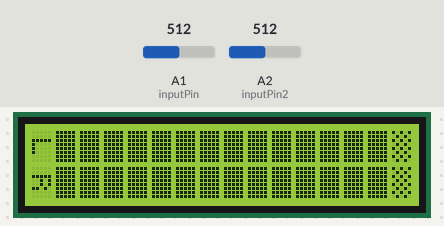
The sketch below on a simulated Arduino Uno, built with avr-gcc and run on an emulated ATmega328P. Shown: 16×2 character LCD. The test bench sets the inputs (shaded band); at power-on: A1 (inputPin) = 512, A2 (inputPin2) = 512. What the sketch prints to the serial monitor is not drawn.

Above: at 8.7 s.
8.8 s: A1 (inputPin) set to 45
10.3 s: A1 (inputPin) set to 41
At 10.9 s:
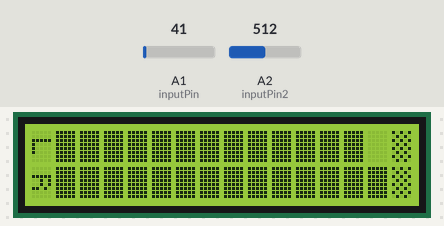
11.9 s: A2 (inputPin2) set to 44
13.4 s: A2 (inputPin2) set to 41
At 14.6 s:
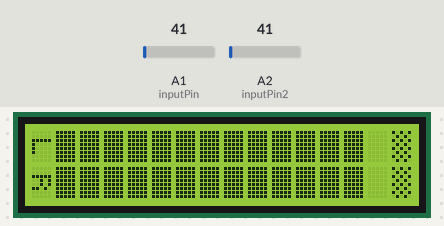
15.1 s: A1 (inputPin) set to 6
At 15.7 s:
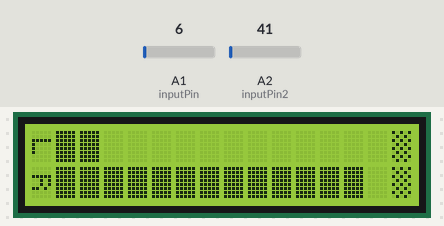
16.9 s: A2 (inputPin2) set to 6
At 18.0 s:
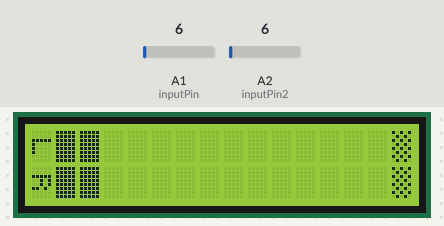

The sketch:

vu_meter_1.ino
```cpp
//VU METER
//AUDIO INPUT AT A2 AND A4 ARDUINO UNO BOARD

#include <Wire.h>
#include <LiquidCrystal_I2C.h>
LiquidCrystal_I2C lcd(0x27, 16, 2);

//SPECIAL CHARACTERS
byte p3[8] = {
        B10000,
        B10000,
        B10000,
        B10000,
        B10000,
        B10000,
        B10000,
        B10000
};

byte p4[8] = {
        B11000,
        B11000,
        B11000,
        B11000,
        B11000,
        B11000,
        B11000,
        B11000
};

byte p5[8] = {
        B11100,
        B11100,
        B11100,
        B11100,
        B11100,
        B11100,
        B11100,
        B11100
};

byte p6[8] = {
        B11110,
        B11110,
        B11110,
        B11110,
        B11110,
        B11110,
        B11110,
        B11110
};

byte p7[8] = {
        B11111,
        B11111,
        B11111,
        B11111,
        B11111,
        B11111,
        B11111,
        B11111
};

byte L[8] = {
        B00000,
        B00000,
        B11111,
        B10000,
        B10000,
        B10000,
        B00000,
        B00000
};

byte R[8] = {
        B00000,
        B00000,
        B11111,
        B00101,
        B00101,
        B11010,
        B00000,
        B00000
};

byte K[8] = {
	B10101,
	B01010,
        B10101,
	B01010,
	B10101,
	B01010,
	B10101,
	B01010
};

byte LEEG[8] = {
        B00000,
        B00000,
        B00000,
        B00000,
        B00000,
        B00000,
        B00000,
        B00000
};

int leftChannel = 0;   // left channel input
int rightChannel = 0;  // right channel input

int left,left2,right,right2;  //variables
const int numReadings = 3;    //5 readings for data

int readings[numReadings];      //
int index = 0;                  // index of the instantaneous reading
int total= 0;                   //total set at zero
int maxi=0;
int index2 = 0;                 // index of the current reading (2)
int total2= 0;                  // highest number in the readings
int maxi2=0;
int inputPin = A1;              //INPUT LEFT
int inputPin2 = A2;             //INPUT RIGHT
int volL=0;
int volR=0;
int carL=0;
int carR=0;
int vul;
int vul2;
int laad;

void setup() {

   Serial.begin(9600);
   lcd.begin(); //size of the LCD
   for (int thisReading = 0; thisReading < numReadings; thisReading++)
   readings[thisReading] = 0;

   lcd.createChar(1, p3);
   lcd.createChar(2, p4);
   lcd.createChar(3, p5);
   lcd.createChar(4, p6);
   lcd.createChar(5, p7);
   lcd.createChar(6, L);
   lcd.createChar(7, R);
   lcd.createChar(8, K);
   lcd.createChar(9, LEEG);


    for(vul=0;vul<80;vul++)
    {
      for(laad=0;laad<vul/5;laad++)
      {
        lcd.setCursor(laad, 1);
        lcd.write(5);
      }
     if(laad<1)
       {
       lcd.setCursor(0, 1);
        lcd.write(5);
       }

     lcd.setCursor(laad+1, 1);
     lcd.write((vul-vul/5*5)+1);
     for(laad=laad+2;laad<16;laad++)
      {
        lcd.setCursor(laad, 1);
        lcd.write(9);
      }
    lcd.setCursor(0, 0);
    lcd.print("VU METER");
    delay(50);
    }
    lcd.clear();
    delay(500);


}

void loop()

{
    lcd.setCursor(0, 0);       //L and R are put on the screen
    lcd.write(6);
    lcd.setCursor(0, 1);
    lcd.write(7);
    lcd.setCursor(15, 0);       //caps are put on the screen BOX LIKE DESIGN AT END
    lcd.write(8);
    lcd.setCursor(15, 1);
    lcd.write(8);

    total=analogRead(inputPin);
    if(total > maxi)
    {
      maxi=total;
    }

    index++;

    if (index >= numReadings)               //
    {
     index = 0;
     left=maxi;
     maxi=0;
    }


    total2=analogRead(inputPin2);
    if(total2 > maxi2)
    {
      maxi2=total2;
    }

    index2++;

    if (index2 >= numReadings)               //
    {
     index2 = 0;
     right=maxi2;
     maxi2=0;
    }


    volR=right/3;


     if(volR>14)
    {
      volR=14;
    }
    for(vul = 0 ; vul < volR ; vul++)
    {
      lcd.setCursor(vul+1, 1);
      lcd.write(5);
    }

    for(vul = volR+1 ; vul < 15 ; vul++)
    {
      lcd.setCursor(vul, 1);
      lcd.write(9);
    }


    volL=left/3;

    if(volL>14)
    {
      volL=14;
    }
    for(vul2 = 0 ; vul2 < volL ; vul2++)
    {
      lcd.setCursor(vul2+1, 0);
      lcd.write(5);
    }

    for(vul2 = volL+1 ; vul2 < 15 ; vul2++)
    {
      lcd.setCursor(vul2, 0);
      lcd.write(9);
    }
    Serial.println(left);
}
```

Measured:
- the behaviour switches between 42 and 41 on A1 (inputPin) (found by bisection; images 0 and 1)
- the behaviour switches between 42 and 41 on A2 (inputPin2) (found by bisection; images 1 and 2)
- after the input at 8.8 s, every drawn part: stays the same
- after the input at 10.3 s, the display: changes after 0.20 s (image 1)
- after the input at 11.9 s, every drawn part: stays the same
- after the input at 13.4 s, the display: changes after 0.27 s (image 2)
- after the input at 15.1 s, the display: changes after 0.33 s (image 3)
- after the input at 16.9 s, the display: changes after 0.29 s (image 4)
